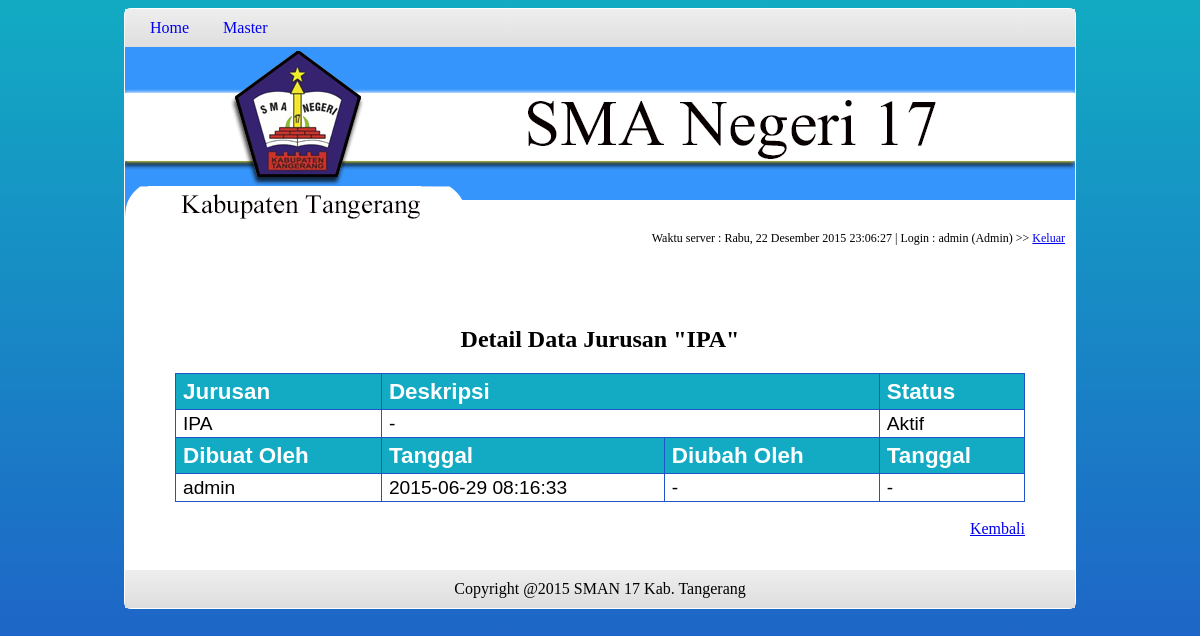
The page /index.php?page=detailjurusan&id=1 (signed in) on the database its author committed.
### tables this page shows
CREATE TABLE IF NOT EXISTS `ms_jurusan` (
  `id_jurusan` int(11) NOT NULL AUTO_INCREMENT,
  `nama_jurusan` varchar(30) NOT NULL,
  `deskripsi` text NOT NULL,
  `is_active` tinyint(1) NOT NULL,
  `created_by` varchar(20) NOT NULL,
  `updated_by` varchar(20) NOT NULL,
  `created_at` datetime NOT NULL,
  `updated_at` datetime NOT NULL,
  PRIMARY KEY (`id_jurusan`)
);

### modules/jurusan/detailJurusan.php (the view)
<?php
@$id = $_GET['id'];
$query = mysql_query("SELECT * FROM ms_jurusan WHERE id_jurusan = '$id'");
$row = mysql_fetch_array($query);
?>
<h2 style="text-align: center;">Detail Data Jurusan "<?php echo $row['nama_jurusan']; ?>"</h2>
<table id="table-sism">
    <thead>
        <tr>
            <th>Jurusan</th>
            <th colspan="2">Deskripsi</th>
            <th>Status</th>
        </tr>
    </thead>
    <tbody>
        <tr>
            <td><?php echo $row['nama_jurusan']; ?></td>
            <td colspan="2"><?php echo $row['deskripsi']; ?></td>
            <td><?php if($row['is_active'] == "1") { ?>Aktif<?php } else { ?>Tidak Aktif<?php } ?></td>
        </tr>
    </tbody>
    <thead>
        <tr>
            <th>Dibuat Oleh</th>
            <th>Tanggal</th>
            <th>Diubah Oleh</th>
            <th>Tanggal</th>
        </tr>
    </thead>
    <tbody>
            <td><?php echo $row['created_by']; ?></td>
            <td><?php echo $row['created_at']; ?></td>
            <td><?php echo $row['updated_by']; ?></td>
            <td><?php if($row['updated_at'] == "0000-00-00 00:00:00") { echo "-"; } else { echo $row['updated_at']; } ?></td>
    </tbody>
</table>
<br>
<a href="?page=masterjurusan" style="float: right;">Kembali</a>

### css/style-frontend.css (style rules this page uses)
body { font-family: verdana; background-attachment:fixed; background-image:linear-gradient(to bottom, #12abc3, #2154c8); }
#table-sism { font-family:"Trebuchet MS", Arial, Helvetica, sans-serif; width:100%; border-collapse:collapse; }
#table-sism td, #table-sism th { font-size:1.2em; border:1px solid #2154c8; padding:3px 7px 2px 7px; }
#table-sism th { font-size:1.4em; text-align:left; padding-top:5px; padding-bottom:4px; background-color:#12abc3; color:#fff; }

### rows shown on the page
ms_jurusan: nama_jurusan "IPA", deskripsi "-", created_by "admin", created_at "2015-06-29 08:16:33", updated_by "-"

### other values the page prints
$hari_ini "Rabu"
$_SESSION['user'] "admin"
$_SESSION['userlevel'] "Admin"
